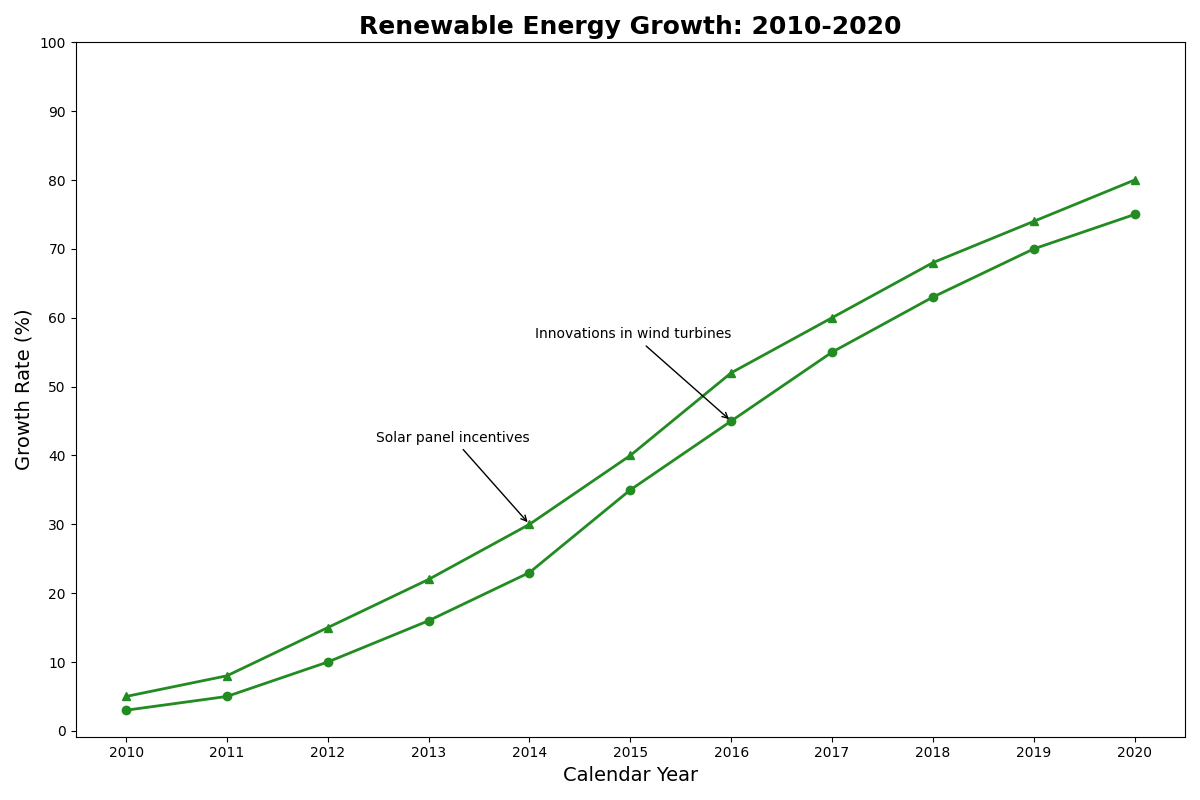

This figure's Python source:
import numpy as np
import matplotlib.pyplot as plt

years = np.arange(2010, 2021)
solar = [5, 8, 15, 22, 30, 40, 52, 60, 68, 74, 80]
wind = [3, 5, 10, 16, 23, 35, 45, 55, 63, 70, 75]

plt.figure(figsize=(12, 8))

plt.plot(years, solar, marker='^', color='forestgreen', linestyle='-', linewidth=2)
plt.plot(years, wind, marker='o', color='forestgreen', linestyle='-', linewidth=2)

plt.annotate('Solar panel incentives', xy=(2014, solar[4]), xytext=(2014, solar[4] + 12),
             arrowprops=dict(facecolor='gray', arrowstyle='->'), fontsize=10, ha='right')
plt.annotate('Innovations in wind turbines', xy=(2016, wind[6]), xytext=(2016, wind[6] + 12),
             arrowprops=dict(facecolor='gray', arrowstyle='->'), fontsize=10, ha='right')

plt.title('Renewable Energy Growth: 2010-2020', fontsize=18, fontweight='bold')
plt.xlabel('Calendar Year', fontsize=14)
plt.ylabel('Growth Rate (%)', fontsize=14)
plt.xticks(years)
plt.yticks(range(0, 101, 10))

plt.tight_layout()

plt.show()
